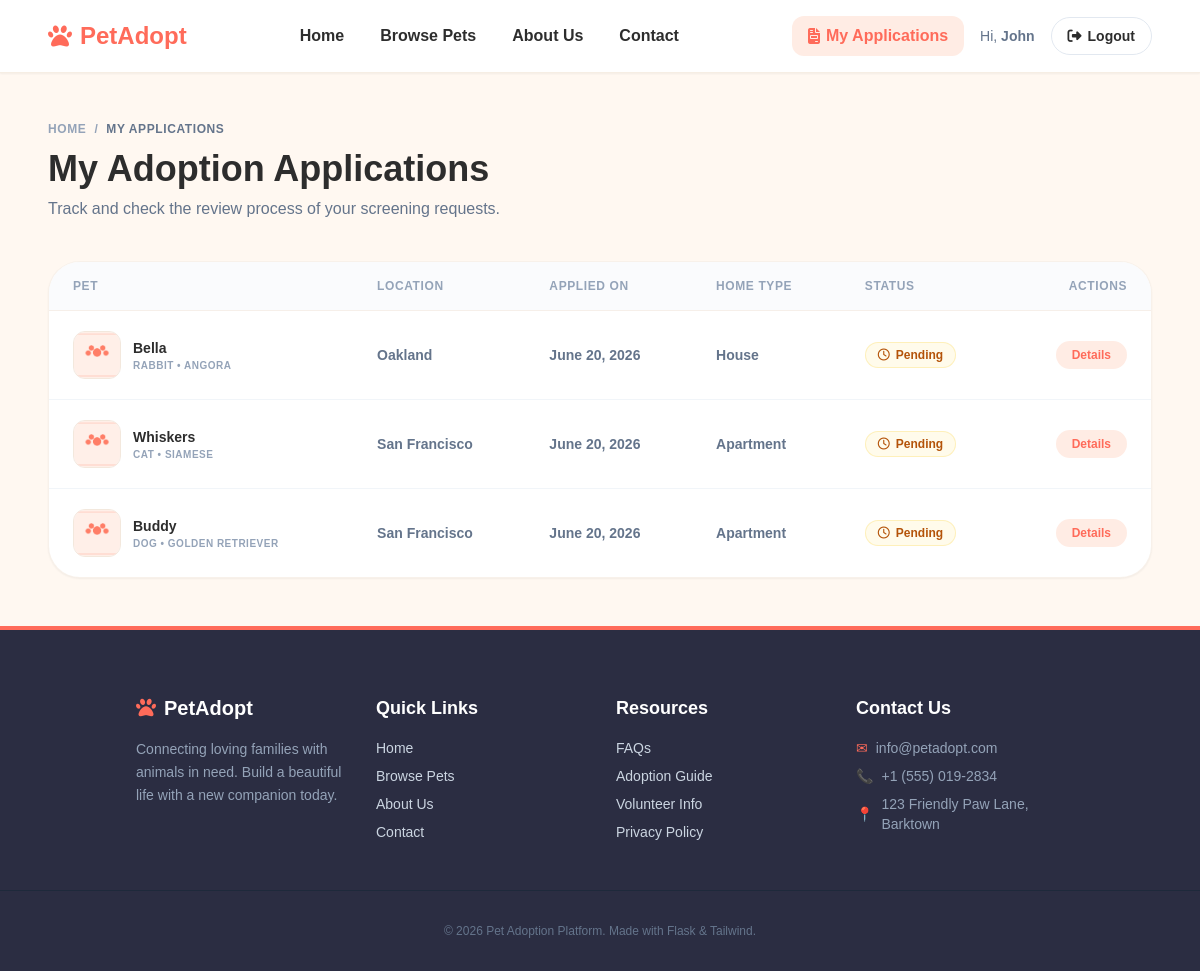
The page /my-applications (signed in) on the database as committed earlier.
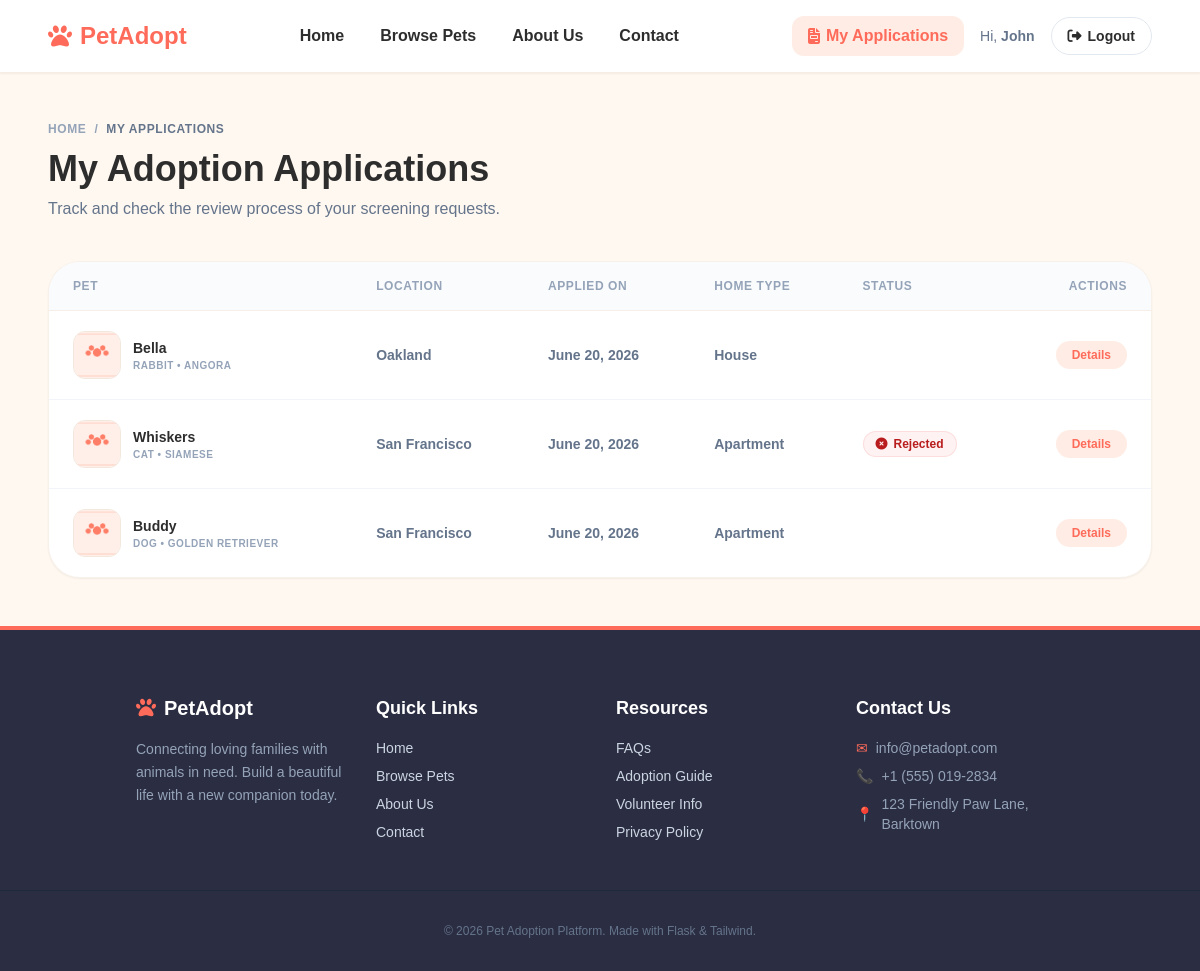
The same page on the database as committed later.
### models.py (models this page shows, shortened)
class AdoptionApplication(db.Model):
    __tablename__ = 'adoption_applications'
    id = db.Column(db.Integer, primary_key=True)
    pet_id = db.Column(db.Integer, db.ForeignKey('pets.id'), nullable=False)
    applicant_id = db.Column(db.Integer, db.ForeignKey('users.id'), nullable=False)
    full_name = db.Column(db.String(100), nullable=False)
    phone = db.Column(db.String(20), nullable=False)
    address = db.Column(db.String(255), nullable=False)
    home_type = db.Column(db.String(50), nullable=False)  # Apartment, House, Farmhouse, Other
    reason = db.Column(db.Text, nullable=False)
    previous_pet_experience = db.Column(db.Text, nullable=True)
    status = db.Column(db.String(20), nullable=False, default='pending')  # pending, approved, rejected
    applied_at = db.Column(db.DateTime, default=datetime.utcnow)

class Pet(db.Model):
    __tablename__ = 'pets'
    id = db.Column(db.Integer, primary_key=True)
    name = db.Column(db.String(100), nullable=False)
    species = db.Column(db.String(50), nullable=False)  # Dog, Cat, Rabbit, Bird, Other
    breed = db.Column(db.String(100), nullable=True)
    age = db.Column(db.Integer, nullable=True)
    gender = db.Column(db.String(20), nullable=False)  # Male, Female
    size = db.Column(db.String(20), nullable=False)  # Small, Medium, Large
    color = db.Column(db.String(50), nullable=True)
    description = db.Column(db.Text, nullable=True)
    photo = db.Column(db.String(255), nullable=True, default='default_pet.png')
    location = db.Column(db.String(100), nullable=False)
    vaccinated = db.Column(db.Boolean, default=False)
    is_adopted = db.Column(db.Boolean, default=False)
    shelter_id = db.Column(db.Integer, db.ForeignKey('users.id'), nullable=False)
    created_at = db.Column(db.DateTime, default=datetime.utcnow)
    applications = db.relationship('AdoptionApplication', backref='pet', lazy=True, cascade="all, delete-orphan")

### adoption_routes.py (the view)
@adoptions_bp.route('/my-applications')
@login_required
@role_required('adopter')
def my_applications():
    applications = AdoptionApplication.query.filter_by(
        applicant_id=current_user.id
    ).order_by(AdoptionApplication.applied_at.desc()).all()
    return render_template('adoptions/my_applications.html', applications=applications)

### utils.py (called while the page is built)
def role_required(*roles):
    def decorator(f):
        @wraps(f)
        def decorated_function(*args, **kwargs):
            if not current_user.is_authenticated or current_user.role not in roles:
                abort(403)
            return f(*args, **kwargs)
        return decorated_function
    return decorator

### templates/adoptions/my_applications.html (shortened to what the changed rows need)
{% extends 'base.html' %}
{% block content %}
<div class="container mx-auto max-w-7xl px-6 md:px-12 py-12">
    <div class="mb-10 text-left animate-fade-in-up">
        <h1 class="text-3xl md:text-4xl font-black text-dark mb-2">My Adoption Applications</h1>
    </div>
    <div class="animate-fade-in-up" style="animation-delay: 100ms;">
        {% if applications %}
            <div class="hidden md:block bg-white border border-border/60 rounded-[32px] overflow-hidden shadow-sm">
                <table class="w-full text-left border-collapse">
                    <thead>
                        <tr class="bg-slate-50/70 border-b border-border/60">
                            <th class="py-4 px-6 text-xs font-bold text-slate-400 uppercase tracking-wider">Pet</th>
                            <th class="py-4 px-6 text-xs font-bold text-slate-400 uppercase tracking-wider">Location</th>
                            <th class="py-4 px-6 text-xs font-bold text-slate-400 uppercase tracking-wider">Applied On</th>
                            <th class="py-4 px-6 text-xs font-bold text-slate-400 uppercase tracking-wider">Home Type</th>
                            <th class="py-4 px-6 text-xs font-bold text-slate-400 uppercase tracking-wider">Status</th>
                            <th class="py-4 px-6 text-xs font-bold text-slate-400 uppercase tracking-wider text-right">Actions</th>
                        </tr>
                    </thead>
                    <tbody class="divide-y divide-slate-100">
                        {% for app in applications %}
                            <tr class="hover:bg-slate-50/50 transition-colors">
                                <td class="py-5 px-6">
                                    <div class="flex items-center gap-3">
                                        <div class="w-12 h-12 rounded-xl overflow-hidden border border-border bg-slate-50 flex-shrink-0">
                                            {% if app.pet.photo %}
                                                <img src="{{ url_for('static', filename='uploads/pet_photos/' + app.pet.photo) }}" alt="{{ app.pet.name }}" class="w-full h-full object-cover">
                                            {% else %}
                                                <img src="{{ url_for('static', filename='uploads/pet_photos/default_pet.png') }}" alt="{{ app.pet.name }}" class="w-full h-full object-cover">
                                            {% endif %}
                                        </div>
                                        <div>
                                            <h4 class="text-sm font-black text-dark">{{ app.pet.name }}</h4>
                                            <p class="text-[10px] text-slate-400 font-bold uppercase tracking-wider">{{ app.pet.species }} &bull; {% if app.pet.breed %}{{ app.pet.breed }}{% else %}Mixed Breed{% endif %}</p>
                                        </div>
                                    </div>
                                </td>
                                <td class="py-5 px-6 text-sm text-slate-500 font-semibold">
                                    {{ app.pet.location }}
                                </td>
                                <td class="py-5 px-6 text-sm text-slate-500 font-semibold">
                                    {{ app.applied_at.strftime('%B %d, %Y') }}
                                </td>
                                <td class="py-5 px-6 text-sm text-slate-500 font-semibold">
                                    {{ app.home_type }}
                                </td>
                                <td class="py-5 px-6">
                                    {% if app.status == 'pending' %}
                                        <span class="inline-flex items-center gap-1.5 text-xs font-bold px-3 py-1 bg-amber-50 text-amber-700 border border-amber-200/50 rounded-full">
                                            <i class="fa-regular fa-clock"></i> Pending
                                        </span>
                                    {% elif app.status == 'approved' %}
                                        <span class="inline-flex items-center gap-1.5 text-xs font-bold px-3 py-1 bg-emerald-50 text-emerald-700 border border-emerald-200/50 rounded-full">
                                            <i class="fa-solid fa-circle-check"></i> Approved
                                        </span>
                                    {% elif app.status == 'rejected' %}
                                        <span class="inline-flex items-center gap-1.5 text-xs font-bold px-3 py-1 bg-red-50 text-red-700 border border-red-200/50 rounded-full">
                                            <i class="fa-solid fa-circle-xmark"></i> Rejected
                                        </span>
                                    {% endif %}
                                </td>
                                <td class="py-5 px-6 text-right">
                                    <a
                                      href="{{ url_for('pets.pet_detail', pet_id=app.pet.id) }}"
                                      class="inline-block py-1.5 px-4 bg-primary-light hover:bg-primary/25 text-primary font-bold rounded-full text-xs transition-colors"
                                    >
                                        Details
                                    </a>
                                </td>
                            </tr>
                        {% endfor %}
                    </tbody>
                </table>
            </div>
        {% endif %}
    </div>
</div>
{% endblock %}

Rows that differ between the two databases and show on the page:
changed AdoptionApplication "House": no longer shows "Pending"
changed AdoptionApplication "Whiskers": status "Pending" → "Rejected"
changed AdoptionApplication "Buddy": no longer shows "Pending"
